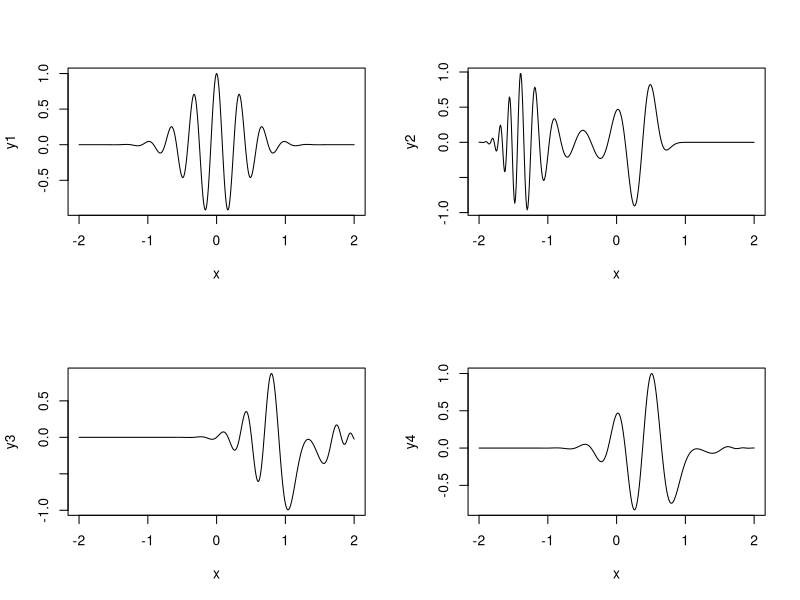

Write R code to recreate this figure. (Note: this script raises an error after producing the figure.)
###################################################
# Generate 1D data for deep GPs
# Author: Steve Walsh
# Date: January 27 2022
###################################################

x <- seq(-2,2,by=0.01)

# Different simulated functions
f1 <- function(t){cos(2*pi*3*t)*exp(-pi*t^2)}
f2 <- function(t){cos(2*pi*2*t-2*t^4)*exp(-pi*(t^2+t-0.5)^2)}
f3 <- function(t){sin(2*pi*3*t-2*t^4)*exp(-pi*(t-1)^2)}
f4 <- function(t){cos(2*pi*2*t-2*t^4)*exp(-pi*(t-0.5)^2)}

# Generate output
y1 <- f1(x)
y2 <- f2(x)
y3 <- f3(x)
y4 <- f4(x)

# Plot each function
par(mfrow=c(2,2))
plot(x,y1,type="l")
plot(x,y2,type="l")
plot(x,y3,type="l")
plot(x,y4,type="l")

# Combine data and export
data_1D <- cbind(x,y1,y2,y3,y4)
save(data_1D, file = "data/sims_1D.rda")
